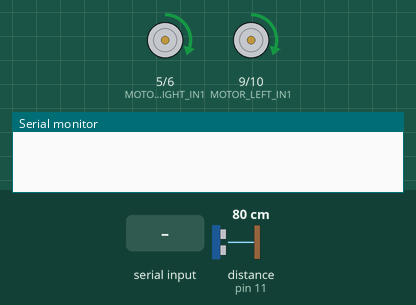
Simulated run of this sketch. Board: Arduino Uno, built with avr-gcc and run on an emulated ATmega328P. On the bench: motor-driver pin pairs drawn as motors (green arrow = first pin HIGH = forward, orange = second pin HIGH = backward, longer = more drive), the last lines printed to the serial monitor. Wiring (inferred from the names in the program): IR receiver: data pin 2. The inputs (shaded band) are chosen by the test bench; at power-on: distance to the obstacle (sensor on pin 11) 80 cm. The echo pulse lasts 58.3 µs per cm; random numbers use the default seed unless the sketch sets one.

Above: at 1.2 s.
1.3 s: "BACKWARD\n" received over Serial
At 2.2 s:
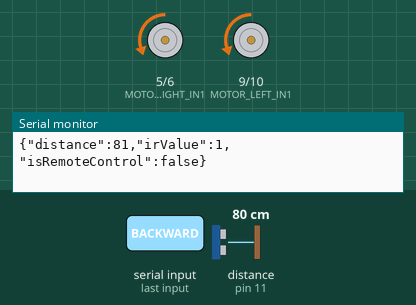
3.2 s: distance to the obstacle (sensor on pin 11) set to 120 cm
6.2 s: "LEFT\n" received over Serial
At 6.8 s:
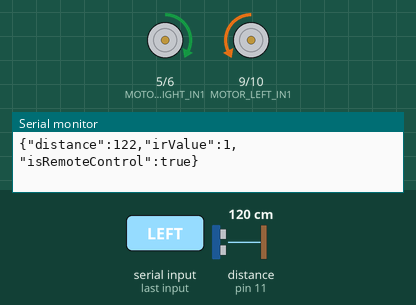
9.2 s: distance to the obstacle (sensor on pin 11) set to 2 cm
At 10.3 s:
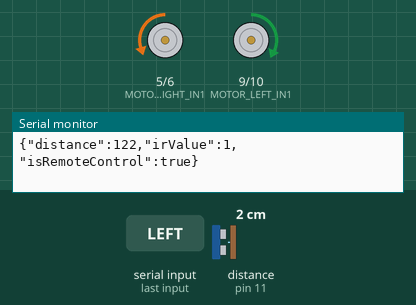
10.7 s: "FORWARD_RIGHT\n" received over Serial
At 12.2 s:
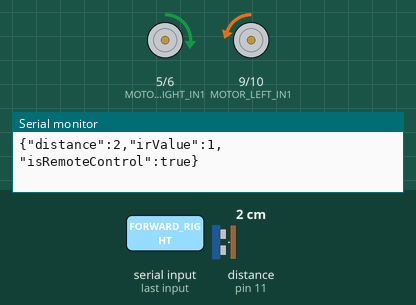
12.7 s: "KEEP_ALIVE\n" received over Serial
Timing chart, 0 to 16.7 s (numbered marks = the images above; inputs shaded):
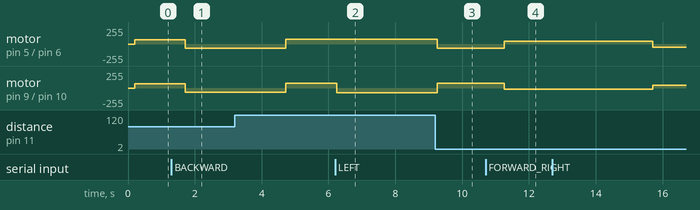

Measured:
- after the input at 1.3 s, motor on pin 5 (MOTOR_RIGHT_IN1) / pin 6 (MOTOR_RIGHT_IN2), motor on pin 9 (MOTOR_LEFT_IN1) / pin 10 (MOTOR_LEFT_IN2): forward 61/255 → backward 61/255 after 0.42 s
- after the input at 6.2 s, motor on pin 9 (MOTOR_LEFT_IN1) / pin 10 (MOTOR_LEFT_IN2): forward 70/255 → backward 70/255 after 0.05 s
- after the input at 9.2 s, motor on pin 5 (MOTOR_RIGHT_IN1) / pin 6 (MOTOR_RIGHT_IN2): forward 70/255 → backward 61/255 after 0.05 s
- after the input at 10.7 s, motor on pin 5 (MOTOR_RIGHT_IN1) / pin 6 (MOTOR_RIGHT_IN2): backward 61/255 → forward 45/255 after 0.56 s; motor on pin 9 (MOTOR_LEFT_IN1) / pin 10 (MOTOR_LEFT_IN2): forward 70/255 → backward 22/255 after 0.56 s

The sketch:

entrega3.ino
```cpp
#include <NewPing.h>
#include <ArduinoJson.h>

#define TRIGGER_PIN  12
#define ECHO_PIN     11
#define MAX_DISTANCE 400

#define MOTOR_RIGHT_IN1 5  // IN1 (PWM)
#define MOTOR_RIGHT_IN2 6  // IN2 (PWM)
#define MOTOR_LEFT_IN1  9  // IN3 (PWM)
#define MOTOR_LEFT_IN2  10 // IN4 (PWM)

#define IR_PIN 2  // Conectado al pin digital 2

NewPing sonar(TRIGGER_PIN, ECHO_PIN, MAX_DISTANCE);
unsigned int distance = 0;

unsigned long lastTime = 0;
unsigned long lastCommandTime = 0;
bool isRemoteControl = false; // Variable para modo control remoto
const unsigned long remoteControlTimeout = 3000; // 3 segundos de timeout
bool turning = false; // Variable para saber si está girando
bool turnDirection; // true = left, false = right

// Variables para el envío de datos cada 1 segundo
unsigned long lastSensorSendTime = 0;
const unsigned long sensorSendInterval = 1000; // 1 segundo

void setup() {
  Serial.begin(9600);
  pinMode(MOTOR_RIGHT_IN1, OUTPUT);
  pinMode(MOTOR_RIGHT_IN2, OUTPUT);
  pinMode(MOTOR_LEFT_IN1, OUTPUT);
  pinMode(MOTOR_LEFT_IN2, OUTPUT);
  pinMode(IR_PIN, INPUT);
  randomSeed(analogRead(0)); // Inicializar el generador de números aleatorios
}

void loop() {
  unsigned long currentTime = millis();
  int irValue = digitalRead(IR_PIN); // Declarar irValue aquí

  if (Serial.available() > 0) {
    String command = Serial.readStringUntil('\n');
    command.trim();

    // Si estamos en modo detectar mascotas
    if (command.startsWith("pet:")) {
      handlePetCommand(command);
    }
    // Señal que envía para mantener el control remoto activo y no realizar ningún movimiento.
    else if (command == "KEEP_ALIVE") {
      lastCommandTime = currentTime;
    }
    // Si se está controlando de forma remota el robot
    else if (command == "FORWARD" || command == "BACKWARD" || command == "LEFT" || command == "RIGHT" ||
            command == "FORWARD_RIGHT" || command == "FORWARD_LEFT" || command == "BACKWARD_RIGHT" || command == "BACKWARD_LEFT" || command == "STOP") {
      isRemoteControl = true;
      handleRemoteControl(command);
      lastCommandTime = currentTime;
    }
    // Para buscar la mascota de no ser detectada.
    else if (command.startsWith("move:")) {
      handleMoveCommand(command.substring(5));
      lastCommandTime = currentTime;
    }
    // Si no se recibe nada el robot se mueve de forma arbitraria evitando obstaculos.
    else {
      isRemoteControl = false;
    }

    // Se lee el puerto serial
    while (Serial.available() > 0) {
      Serial.read();
    }
  }
  // Si se deja de realizar el control remoto.
  if ((currentTime - lastCommandTime) > remoteControlTimeout) {
    isRemoteControl = false;
  }

  // En caso de no estar haciendo nada desde la aplicación
  if (!isRemoteControl && (currentTime - lastTime) >= 200) {
    lastTime = currentTime;
    distance = sonar.ping_cm();
    if (distance == 0 || distance > MAX_DISTANCE) {
      distance = MAX_DISTANCE;
    }

    if (irValue == LOW || distance < 10) { // Obstáculo detectado por IR o distancia menor a 10 cm
      if (!turning) {
        turnDirection = random(0, 2); // Elegir aleatoriamente entre 0 (derecha) y 1 (izquierda)
        turning = true;
      }
      if (turnDirection) {
        turnLeft(map(distance, 4, MAX_DISTANCE, 45, 130)); // Gira a la izquierda con velocidad mapeada
      } else {
        turnRight(map(distance, 4, MAX_DISTANCE, 45, 130)); // Gira a la derecha con velocidad mapeada
      }
      delay(1000); // Espera un poco antes de verificar de nuevo
    } else {
      turning = false;
      int motorSpeed = map(distance, 4, MAX_DISTANCE, 45, 130); // Ajusta la velocidad en función de la distancia
      moveForward(motorSpeed);
      delay(500); // Delay para el movimiento
    }
  }

  // Enviar datos de sensores cada 1 segundo
  if ((currentTime - lastSensorSendTime) >= sensorSendInterval) {
    lastSensorSendTime = currentTime;

    // Enviar datos de sensores a la Raspberry Pi
    StaticJsonDocument<200> jsonDoc;
    jsonDoc["distance"] = distance;
    jsonDoc["irValue"] = irValue;
    jsonDoc["isRemoteControl"] = isRemoteControl;

    char outputJson[200];
    serializeJson(jsonDoc, outputJson);
    Serial.println(outputJson);
  }
}

// Comandos para el control remoto mediante la aplicación
/*
  map funciona de la siguiente forma:
    int speed = map(distance, min_distance, max_distance, min_speed, max_speed);

  Por lo que a partir de la distancia que lee actualmente el sensor se mapea la velocidad para evitar
  ir muy rápido al estar cerca de un obstaculo.
*/
void handleRemoteControl(String command) {
  int speed = map(distance, 4, MAX_DISTANCE, 45, 130);
  if (command == "FORWARD") {
    moveForward(speed);
  } else if (command == "BACKWARD") {
    moveBackward(speed);
  } else if (command == "LEFT") {
    turnLeft(speed);
  } else if (command == "RIGHT") {
    turnRight(speed);
  } else if (command == "FORWARD_RIGHT") {
    moveForwardRight(speed);
  } else if (command == "FORWARD_LEFT") {
    moveForwardLeft(speed);
  } else if (command == "BACKWARD_RIGHT") {
    moveBackwardRight(speed);
  } else if (command == "BACKWARD_LEFT") {
    moveBackwardLeft(speed);
  } else if (command == "STOP") {
    stopMotors();
  }
}

// Sigue los comandos que manda la raspberry respecto a la posición de la mascota
void handlePetCommand(String command) {
  int speed = map(distance, 4, MAX_DISTANCE, 45, 130);
  String position = command.substring(4);
  if (position == "forward") {
    moveForward(speed);
  } else if (position == "left") {
    turnLeft(speed);
  } else if (position == "right") {
    turnRight(speed);
  }
}

void handleMoveCommand(String direction) {
  int speed = map(distance, 4, MAX_DISTANCE, 45, 130);
  if (direction == "forward") {
    moveForward(speed);
  } else if (direction == "left") {
    turnLeft(speed);
  } else if (direction == "right") {
    turnRight(speed);
  }
}

// Funciones de movimiento del robot

void moveForward(int speed) {
  analogWrite(MOTOR_RIGHT_IN1, speed);
  digitalWrite(MOTOR_RIGHT_IN2, LOW);
  analogWrite(MOTOR_LEFT_IN1, speed);
  digitalWrite(MOTOR_LEFT_IN2, LOW);
}

void moveBackward(int speed) {
  digitalWrite(MOTOR_RIGHT_IN1, LOW);
  analogWrite(MOTOR_RIGHT_IN2, speed);
  digitalWrite(MOTOR_LEFT_IN1, LOW);
  analogWrite(MOTOR_LEFT_IN2, speed);
}

void turnLeft(int speed) {
  analogWrite(MOTOR_RIGHT_IN1, speed);
  digitalWrite(MOTOR_RIGHT_IN2, LOW);
  digitalWrite(MOTOR_LEFT_IN1, LOW);
  analogWrite(MOTOR_LEFT_IN2, speed);
}

void turnRight(int speed) {
  digitalWrite(MOTOR_RIGHT_IN1, LOW);
  analogWrite(MOTOR_RIGHT_IN2, speed);
  analogWrite(MOTOR_LEFT_IN1, speed);
  digitalWrite(MOTOR_LEFT_IN2, LOW);
}

void moveForwardRight(int speed) {
  analogWrite(MOTOR_RIGHT_IN1, speed);
  digitalWrite(MOTOR_RIGHT_IN2, LOW);
  digitalWrite(MOTOR_LEFT_IN1, LOW);
  analogWrite(MOTOR_LEFT_IN2, speed * 0.5);
}

void moveForwardLeft(int speed) {
  digitalWrite(MOTOR_RIGHT_IN1, LOW);
  analogWrite(MOTOR_RIGHT_IN2, speed * 0.5);
  analogWrite(MOTOR_LEFT_IN1, speed);
  digitalWrite(MOTOR_LEFT_IN2, LOW);
}

void moveBackwardRight(int speed) {
  digitalWrite(MOTOR_RIGHT_IN1, LOW);
  analogWrite(MOTOR_RIGHT_IN2, speed * 0.5);
  analogWrite(MOTOR_LEFT_IN1, speed);
  digitalWrite(MOTOR_LEFT_IN2, LOW);
}

void moveBackwardLeft(int speed) {
  analogWrite(MOTOR_RIGHT_IN1, speed);
  digitalWrite(MOTOR_RIGHT_IN2, LOW);
  digitalWrite(MOTOR_LEFT_IN1, LOW);
  analogWrite(MOTOR_LEFT_IN2, speed * 0.5);
}

void stopMotors() {
  analogWrite(MOTOR_RIGHT_IN1, 0);
  analogWrite(MOTOR_RIGHT_IN2, 0);
  analogWrite(MOTOR_LEFT_IN1, 0);
  analogWrite(MOTOR_LEFT_IN2, 0);
}
```
